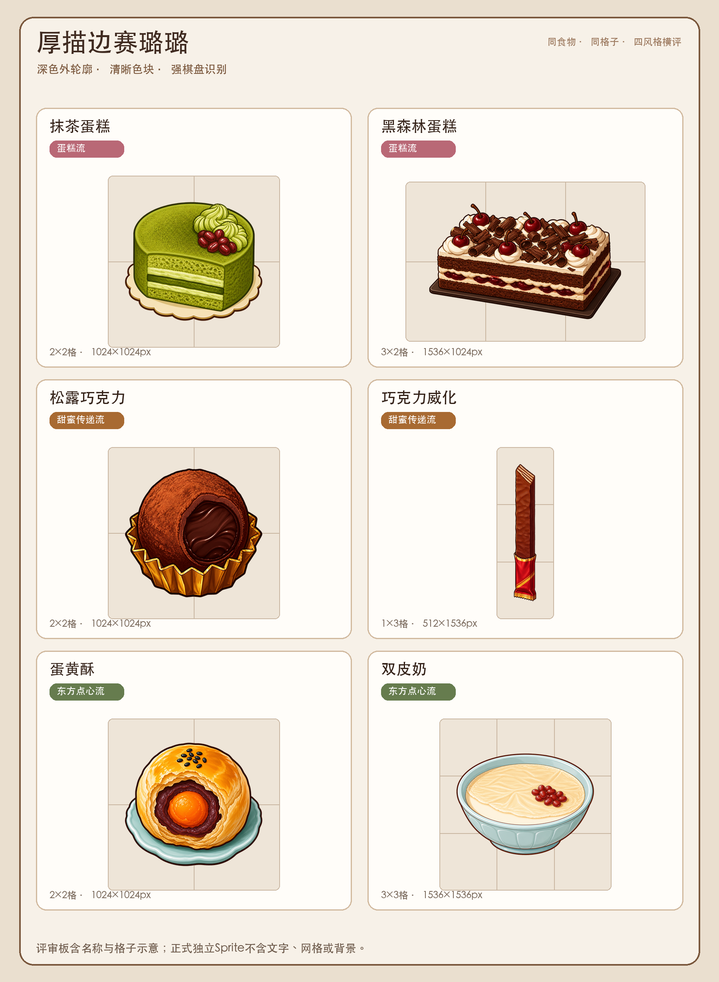
#> input picture GourmetProject/Art/FoodVisualSamples/cel/review_board.png, 719 x 982 px, shrunk from 1800 x 2460 before the run
$ python checker_to_alpha.py ../../../../Art/FoodVisualSamples/cel/review_board.png
#> lines starting #> are read from the running program, lines starting #| are printed output that depends on the picture; after the words box and inside, x2 and y2 are one past the last pixel; in counts of white or black regions, pixels touching at a corner belong together
#> in process, img is the input picture: PIL image 719x982 RGB; mean R, G, B 235, 225.7, 213.6
#!/usr/bin/env python3
"""Convert a baked transparency-checkerboard background (as produced by some
image models that return JPEG) into a real alpha channel, then save as PNG.

Strategy: the generated art is fully enclosed by bold black outlines, and the
background is a light low-saturation checkerboard. We flood-fill from the image
borders through connected "background-like" pixels (near-gray and light) and set
those to alpha=0. Interior light areas (eyes, aprons) are protected by the black
outlines, so the flood fill never reaches them.
"""

import sys
from collections import deque
from pathlib import Path

import numpy as np
from PIL import Image

# Background detection thresholds (tuned for white/gray checkerboard).
MAX_CHANNEL_SPREAD = 26   # near-gray: max(R,G,B) - min(R,G,B) small
MIN_BRIGHTNESS = 150      # light pixels only


def background_mask(rgb: np.ndarray) -> np.ndarray:
    r = rgb[:, :, 0].astype(np.int16)
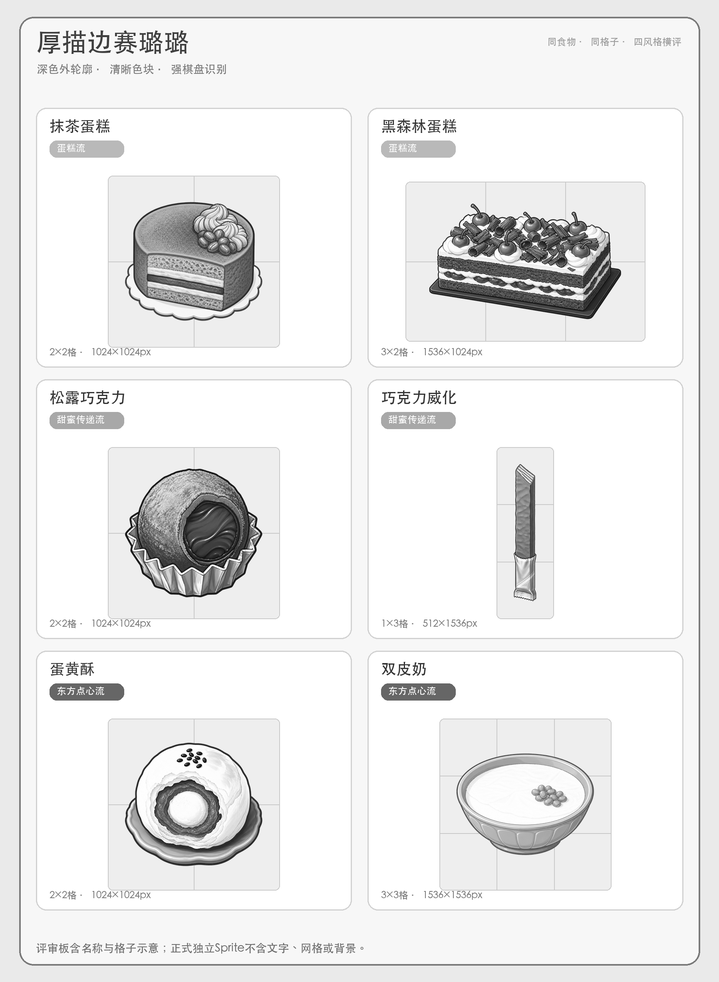
#> r: shape (982, 719) int16; min 0, max 255, mean 235
    g = rgb[:, :, 1].astype(np.int16)
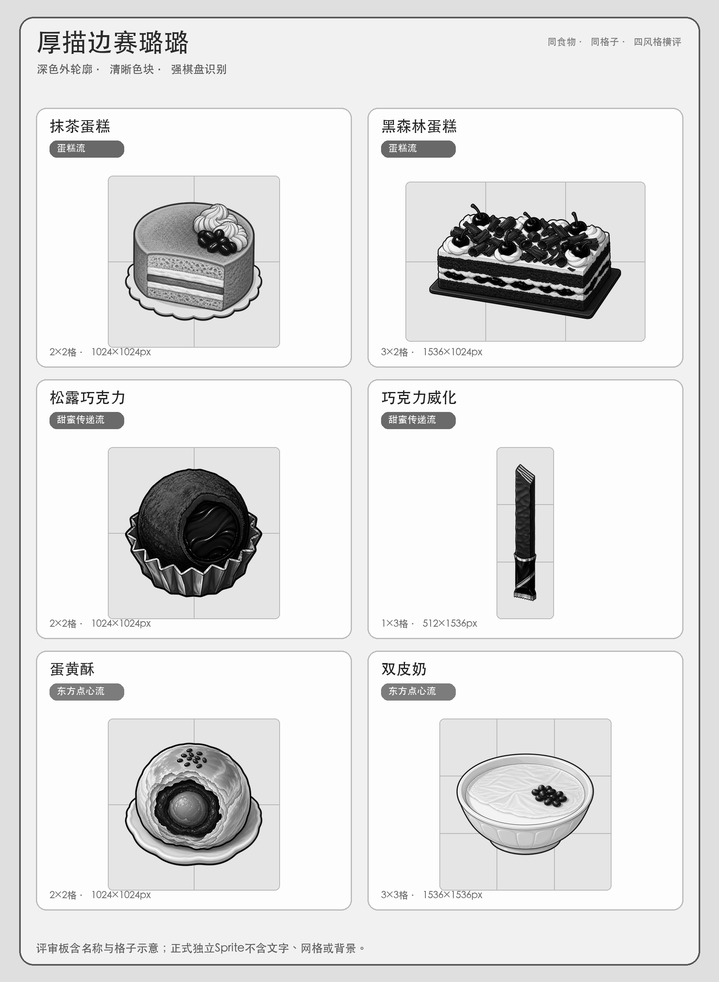
#> g: shape (982, 719) int16; min 0, max 255, mean 225.7
    b = rgb[:, :, 2].astype(np.int16)
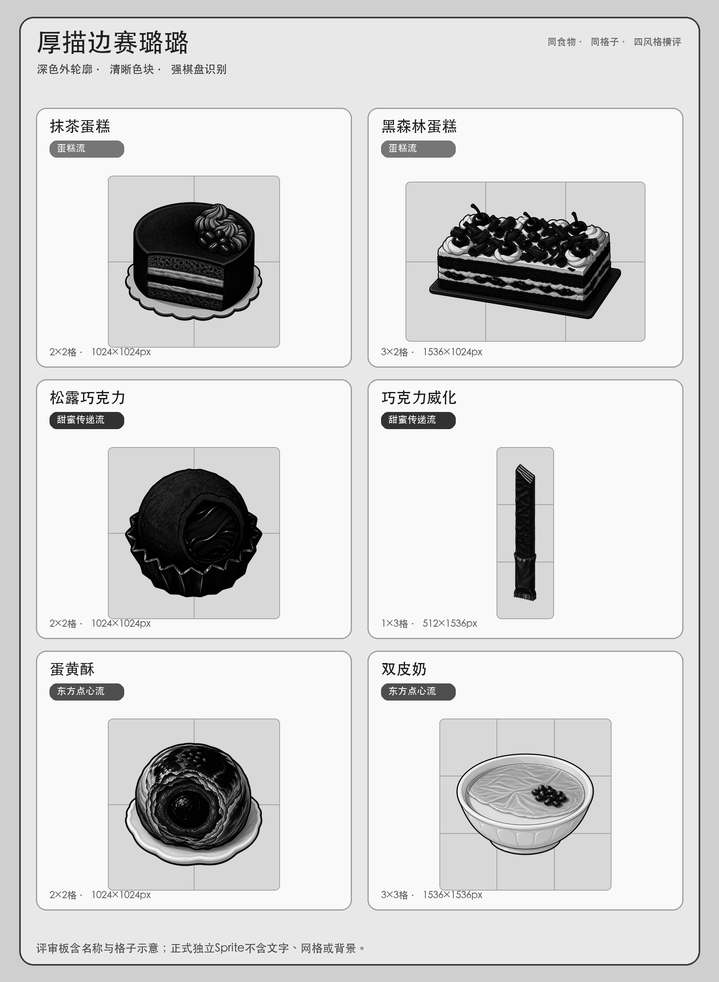
#> b: shape (982, 719) int16; min 0, max 255, mean 213.6
    spread = np.maximum(np.maximum(r, g), b) - np.minimum(np.minimum(r, g), b)
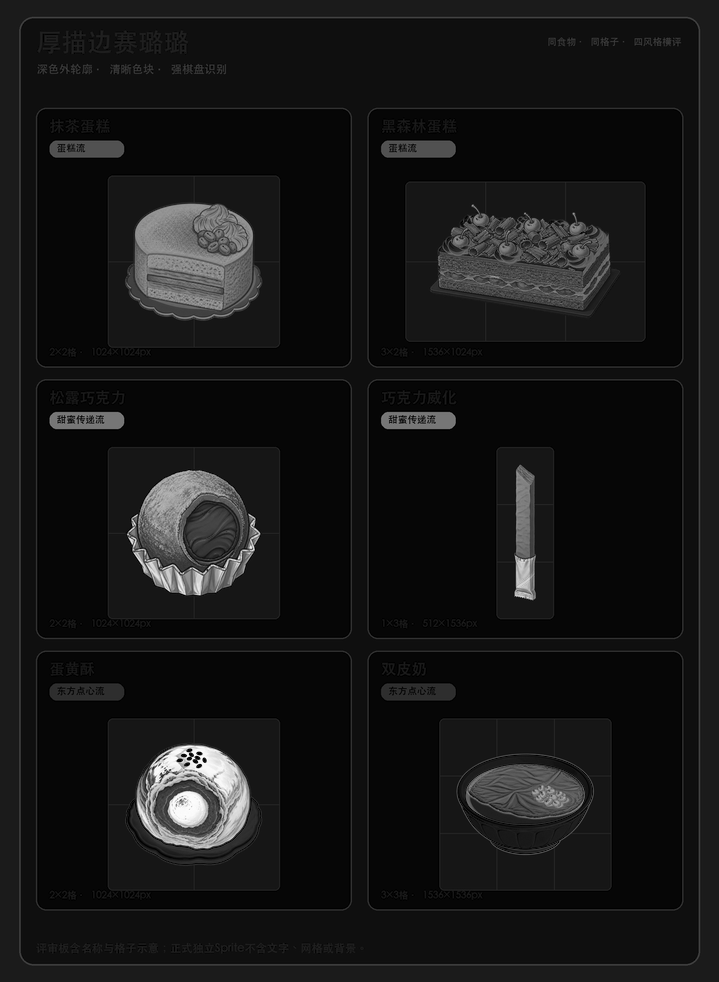
#> spread: shape (982, 719) int16; min 0, max 255, mean 22.1
    brightness = (r + g + b) / 3.0
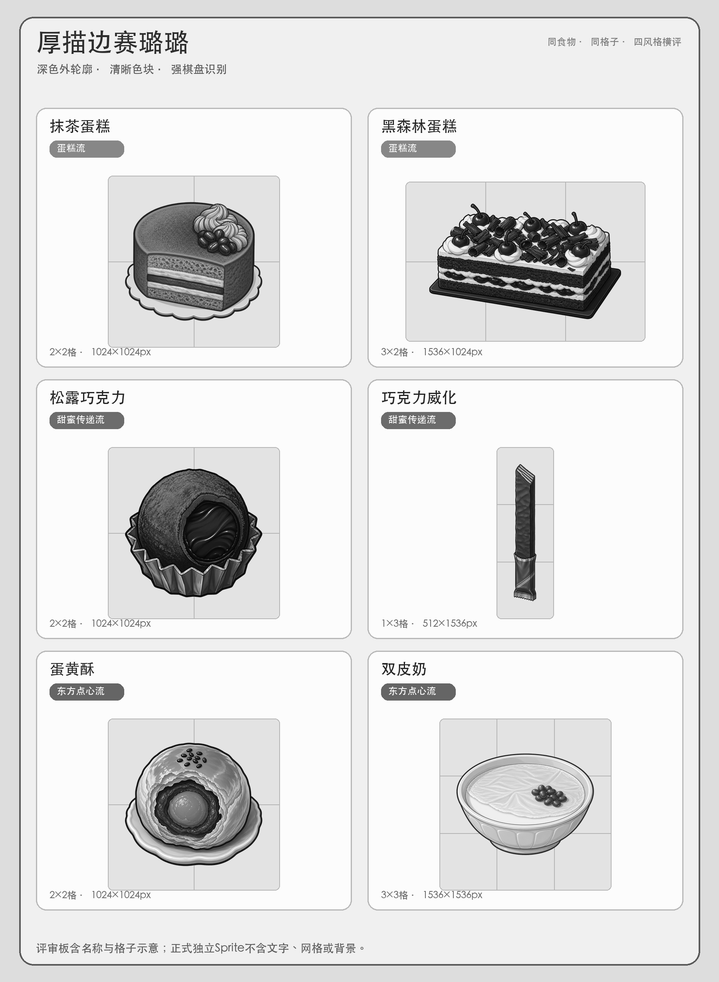
#> brightness: shape (982, 719) float64; min 0, max 255, mean 224.8
    return (spread <= MAX_CHANNEL_SPREAD) & (brightness >= MIN_BRIGHTNESS)
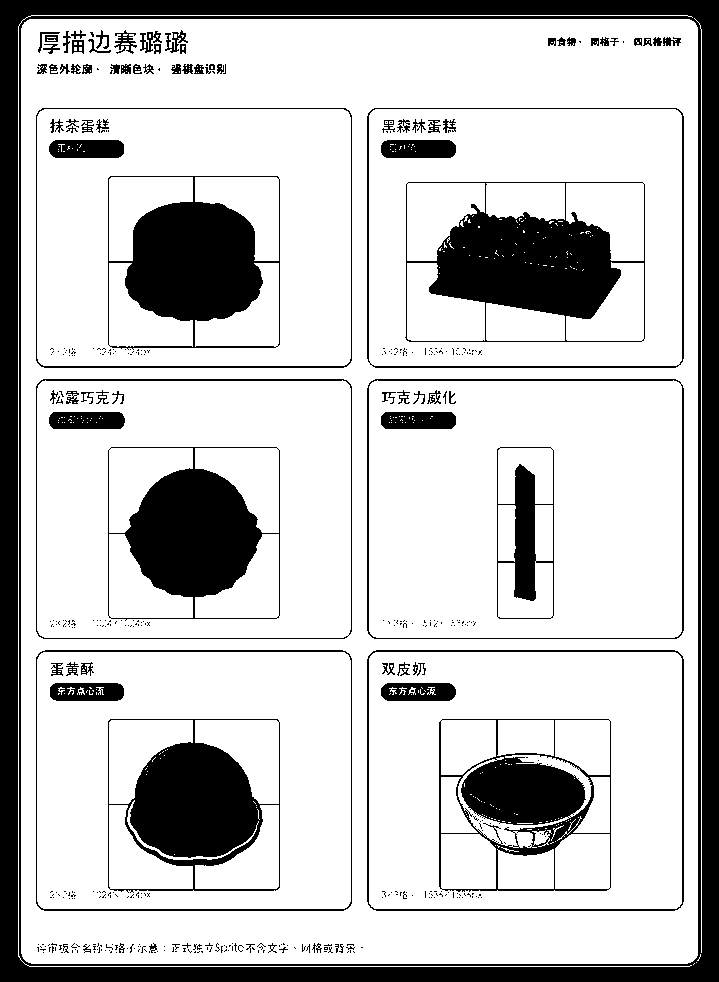
#> returned value: shape (982, 719) bool; 77.7% white; 463 black regions (371 under 20 px), largest, box (x1, y1, x2, y2) and area: (0, 0, 719, 982) 63191, (405, 182, 645, 342) 16004, (108, 176, 280, 350) 14364


def flood_from_borders(candidate: np.ndarray) -> np.ndarray:
    h, w = candidate.shape
#> h = 982; w = 719
    visited = np.zeros((h, w), dtype=bool)
    q = deque()

    for x in range(w):
        for y in (0, h - 1):
            if candidate[y, x] and not visited[y, x]:
                visited[y, x] = True
                q.append((y, x))
#> visited: shape (982, 719) bool; every value is 0
    for y in range(h):
        for x in (0, w - 1):
            if candidate[y, x] and not visited[y, x]:
                visited[y, x] = True
                q.append((y, x))

    while q:
        y, x = q.popleft()
        for dy, dx in ((1, 0), (-1, 0), (0, 1), (0, -1)):
            ny, nx = y + dy, x + dx
            if 0 <= ny < h and 0 <= nx < w and candidate[ny, nx] and not visited[ny, nx]:
                visited[ny, nx] = True
                q.append((ny, nx))

    return visited


def process(path: Path) -> Path:
    img = Image.open(path).convert("RGB")
    rgb = np.asarray(img)

    candidate = background_mask(rgb)
    bg = flood_from_borders(candidate)

    alpha = np.where(bg, 0, 255).astype(np.uint8)
#> alpha: shape (982, 719); every value is 255
    rgba = np.dstack([rgb, alpha])

    out = path.with_suffix(".png")
    Image.fromarray(rgba, mode="RGBA").save(out)
    removed = int(bg.sum())
#> removed = 0
    total = bg.size
#> total = 706058
    print(f"  {path.name} -> {out.name}  (alpha-cleared {removed/total:.0%})")
#|   review_board.png -> review_board.png  (alpha-cleared 0%)
    return out


def main():
    paths = [Path(p) for p in sys.argv[1:]]
    if not paths:
        print("usage: checker_to_alpha.py <image.jpg> [...]")
        sys.exit(1)
    for p in paths:
        if not p.exists():
            print(f"  SKIP missing {p}")
            continue
        process(p)


if __name__ == "__main__":
    main()
